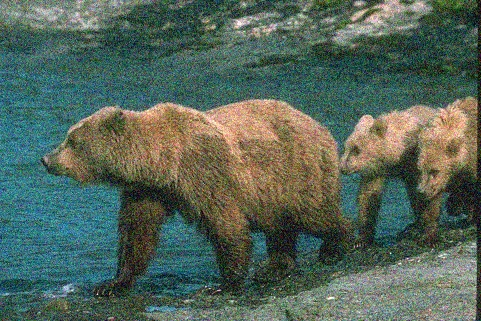
#> input picture bears_0.10_noisy.jpg, 481 x 321 px
$ python 'Filter Palette.py'
#> lines starting #> are read from the running program, lines starting #| are printed output that depends on the picture
import cv2
import numpy as np

def stackImages(scale,imgArray):
    rows = len(imgArray)
    cols = len(imgArray[0])
    rowsAvailable = isinstance(imgArray[0], list)
    width = imgArray[0][0].shape[1]
    height = imgArray[0][0].shape[0]
    if rowsAvailable:
        for x in range ( 0, rows):
            for y in range(0, cols):
                if imgArray[x][y].shape[:2] == imgArray[0][0].shape [:2]:
                    imgArray[x][y] = cv2.resize(imgArray[x][y], (0, 0), None, scale, scale)
                else:
                    imgArray[x][y] = cv2.resize(imgArray[x][y], (imgArray[0][0].shape[1], imgArray[0][0].shape[0]), None, scale, scale)
                if len(imgArray[x][y].shape) == 2: imgArray[x][y]= cv2.cvtColor( imgArray[x][y], cv2.COLOR_GRAY2BGR)
        imageBlank = np.zeros((height, width, 3), np.uint8)
        hor = [imageBlank]*rows
        hor_con = [imageBlank]*rows
        for x in range(0, rows):
            hor[x] = np.hstack(imgArray[x])
        ver = np.vstack(hor)
    else:
        for x in range(0, rows):
            if imgArray[x].shape[:2] == imgArray[0].shape[:2]:
                imgArray[x] = cv2.resize(imgArray[x], (0, 0), None, scale, scale)
            else:
                imgArray[x] = cv2.resize(imgArray[x], (imgArray[0].shape[1], imgArray[0].shape[0]), None,scale, scale)
            if len(imgArray[x].shape) == 2: imgArray[x] = cv2.cvtColor(imgArray[x], cv2.COLOR_GRAY2BGR)
        hor= np.hstack(imgArray)
        ver = hor
    return ver


kernel = (9,9)
img = cv2.imread('bears_0.10_noisy.jpg')
#> img is the input picture: shape (321, 481, 3); mean B, G, R 89.3, 101.7, 84.6
#img = cv2.resize(img,(205,259)) #resizing
#cv2.imshow('Original',img)
img_gray = cv2.cvtColor(img,cv2.COLOR_BGR2GRAY)
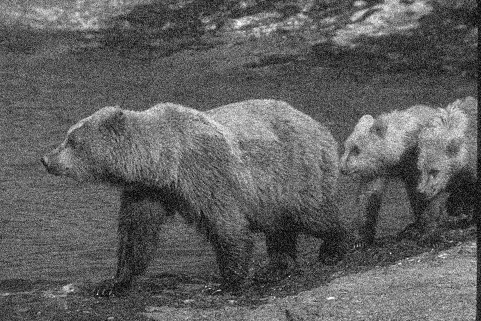
#> img_gray: shape (321, 481); min 0, max 252, mean 95.1

img_hsv = cv2.cvtColor(img,cv2.COLOR_BGR2HSV) #converting the image to HSV
#> img_hsv: shape (321, 481, 3); mean H, S, V 63.7, 98.1, 110.1
#cv2.imshow('HSV',img_hsv)

                                #Mean Filter
blur_hsv = cv2.blur(img_hsv,kernel) #blurring the HSV
#> blur_hsv: shape (321, 481, 3); mean H, S, V 63.7, 98, 110.1
#cv2.imshow('Blur',blur_hsv)
gray_blur = cv2.blur(img_gray,kernel) #Mean filter in gray
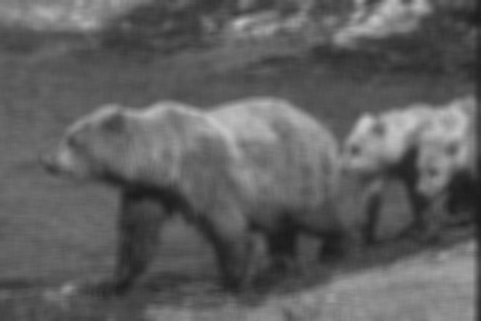
#> gray_blur: shape (321, 481); min 27, max 199, mean 95.2

mean_filter = cv2.cvtColor(blur_hsv,cv2.COLOR_HSV2BGR) #Converting HSV to BGR
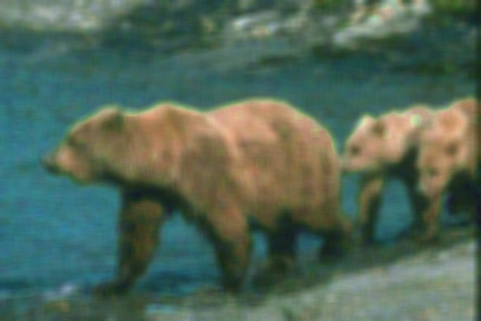
#> mean_filter: shape (321, 481, 3); mean B, G, R 88.3, 103.9, 81.7
#cv2.imshow('Mean Filter',mean_filter)

                                #Gaussian Fitler
blur_gauss = cv2.GaussianBlur(img_hsv,kernel,0)
#> blur_gauss: shape (321, 481, 3); mean H, S, V 63.7, 98, 110.1
#cv2.imshow('Gaussian Blur',blur_gauss)
gauss_filter = cv2.cvtColor(blur_gauss,cv2.COLOR_HSV2BGR)
gray_gauss = cv2.GaussianBlur(img_gray,kernel,0)
#cv2.imshow('Gaussian FIlter',gauss_filter)

                                #Median Filter
blur_med = cv2.medianBlur(img_hsv,9)
#> blur_med: shape (321, 481, 3); mean H, S, V 62.3, 94.6, 109.6
median_filter = cv2.cvtColor(blur_med,cv2.COLOR_HSV2BGR)
gray_med = cv2.medianBlur(img_gray,9)
#cv2.imshow('Median Filter',mean_filter)

#stacking images
stack = stackImages(0.5,([img,img_hsv,blur_hsv],[mean_filter,median_filter,gauss_filter]))
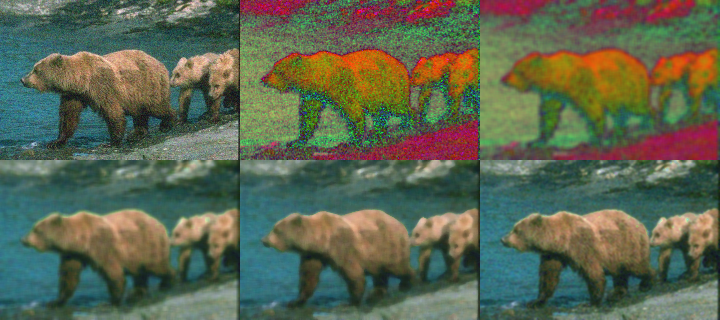
#> stack: shape (320, 720, 3); mean B, G, R 80.3, 101.3, 91.8
cv2.imshow('Stacked',stack)

stack_gray = stackImages(0.5,([mean_filter,median_filter,gauss_filter],[gray_blur,gray_gauss,gray_med]))
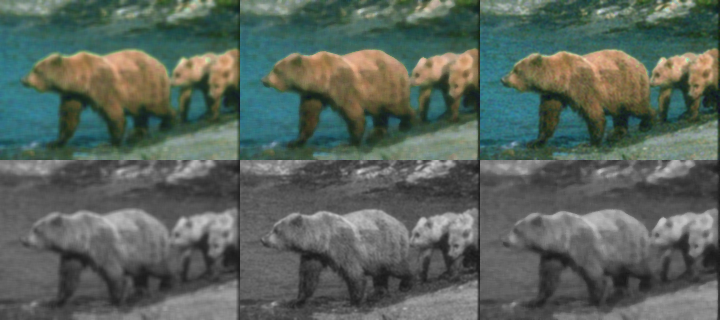
#> stack_gray: shape (320, 720, 3); mean B, G, R 91.7, 99.1, 88.6
cv2.imshow('Filters in Gray',stack_gray)
cv2.waitKey(0)
